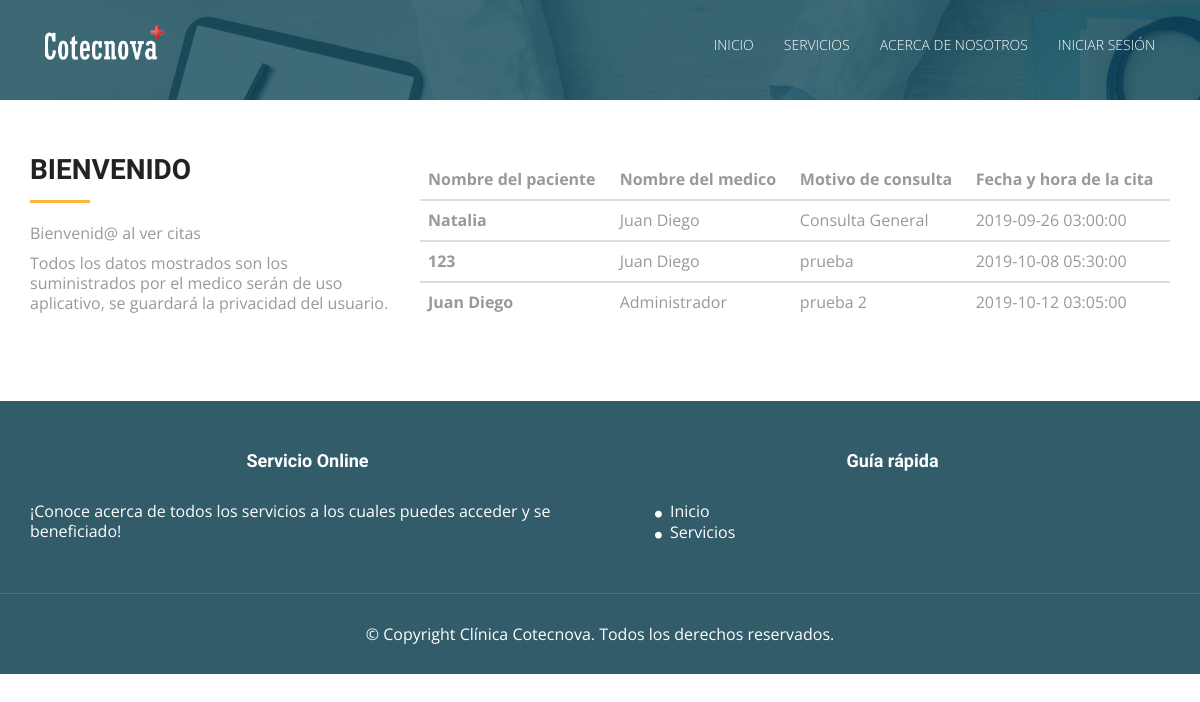
The page /ver_cita.php on the database its author committed.
### tables this page shows
CREATE TABLE IF NOT EXISTS `citas` (
  `id_cita` int(11) NOT NULL COMMENT 'clave primaria de la tabla cita',
  `fecha_hora` datetime NOT NULL COMMENT 'fecha de la cita (año-mes-dia)',
  `motivo_consulta` varchar(500) NOT NULL COMMENT 'motivo por el cual se pide la cita',
  `usuario_id` int(11) NOT NULL,
  `medico_id` int(11) NOT NULL
);

CREATE TABLE IF NOT EXISTS `usuarios` (
  `id_usuario` int(11) NOT NULL COMMENT 'Clave primaria de la tabla usuario',
  `numero_documento` varchar(30) NOT NULL COMMENT 'Numero de identificacion del documento de la persona',
  `nombre_completo` varchar(100) NOT NULL COMMENT 'nombre completo de la persona',
  `apellidos` varchar(100) NOT NULL COMMENT 'apellidos de la persona',
  `contrasena` varchar(150) NOT NULL COMMENT 'contraseña encriptadda por md5',
  `tipo_documento_id` int(11) NOT NULL,
  `estado_civil_id` int(11) NOT NULL,
  `departamento_id` int(11) NOT NULL,
  `ciudad_id` int(11) NOT NULL,
  `tipo_Usuario_id` int(11) NOT NULL,
  `estado` int(11) NOT NULL COMMENT 'estado para ver si esta eliminado el usuario. 1. activo 2.inactivo'
);

CREATE TABLE IF NOT EXISTS `medicos` (
  `id_medico` int(11) NOT NULL COMMENT 'Clave primaria de la tabla medico',
  `numero_documento` varchar(30) NOT NULL COMMENT 'Numero de identificacion del documento de la persona',
  `nombre_completo` varchar(100) NOT NULL COMMENT 'nombre completo de la persona',
  `apellidos` varchar(100) NOT NULL COMMENT 'apellidos de la persona',
  `contrasena` varchar(150) NOT NULL COMMENT 'contraseña encriptadda por md5',
  `tipo_documento_id` int(11) NOT NULL,
  `estado_civil_id` int(11) NOT NULL,
  `tipos_medicos_id` int(11) NOT NULL,
  `tipo_Usuario_id` int(11) NOT NULL,
  `estado` int(11) NOT NULL COMMENT 'estado para ver si esta eliminado el usuario. 1. activo 2.inactivo'
);

### Modelo/MySQL.php (called while the page is built, shortened)
<?php
class MySQL{
    private $hostname  = "127.0.0.1";
    private $user = "root";
    private $password = "";
    private $database = "clinica_cotecnova";
    private $conexion;
    public function conectar(){
        $this->conexion = mysqli_connect($this->hostname, $this->user, $this->password, $this->database);
    }
    public function efectuarConsulta($consulta){
        mysqli_query($this->conexion, "SET lc_time_names = 'es_ES'" );
        mysqli_query($this->conexion, "SET NAMES 'utf8'");
        mysqli_query($this->conexion, "SET CHARACTER 'utf8'");
       $this->resultadoConsulta = mysqli_query($this->conexion, $consulta);
        return $this->resultadoConsulta;
    }
}

### ver_cita.php (the view, shortened to what this page needs)
<?php
    require_once 'Modelo/MySQL.php';
    $mysql = new MySQL;
    $mysql->conectar();
    $consulta = $mysql->efectuarConsulta("SELECT clinica_cotecnova.usuarios.nombre_completo as paciente, clinica_cotecnova.medicos.nombre_completo as medico, clinica_cotecnova.citas.motivo_consulta, clinica_cotecnova.citas.fecha_hora from citas join usuarios  on clinica_cotecnova.citas.usuario_id = clinica_cotecnova.usuarios.id_usuario join medicos on clinica_cotecnova.citas.medico_id = clinica_cotecnova.medicos.id_medico");
?>
<!DOCTYPE html>
<html lang="en">
<head>
  <link rel="stylesheet" type="text/css" href="css/font-awesome.min.css">
  <link rel="stylesheet" type="text/css" href="css/bootstrap.min.css">
  <link rel="stylesheet" type="text/css" href="css/style.css">
  <link rel="stylesheet" type="text/css" href="css/style2.css">
</head>
<body id="myPage" data-spy="scroll" data-target=".navbar" data-offset="60">
  <div id="container">
  <div id="container">
  <?php
  include("header_index.php");
  ?>
  </div>
  <section id="service" class="section-padding">
    <div class="container">
      <div class="row">
        <div class="col-md-4 col-sm-4">
          <h2 class="ser-title">Bienvenido</h2>
          <hr class="botm-line">
          <p>Bienvenid@ al ver citas</p>
          <p>Todos los datos mostrados son los suministrados por el medico ser&aacute;n de uso aplicativo, se guardar&aacute; la privacidad del usuario.</p>
        </div>
        <div class="col-md-8 col-sm-8">
          <div class="card">
            <div class="card-body">
              <form class="form-horizontal form-material">
              <table class="table table-hover">
                  <thead>
                    <tr>
                      <th scope="col">Nombre del paciente</th>
                      <th scope="col">Nombre del medico</th>
                      <th scope="col">Motivo de consulta</th>
                      <th scope="col">Fecha y hora de la cita</th>
                    </tr>
                  </thead>
                  <?php
                    while ($resultado= mysqli_fetch_assoc($consulta)){
                  ?>
                  <tbody>
                    <tr>
                      <th scope="row"><?php echo $resultado['paciente'] ?></th>
                      <td><?php echo $resultado['medico'] ?></td>
                      <td><?php echo $resultado['motivo_consulta'] ?></td>
                      <td><?php echo $resultado['fecha_hora'] ?></td>
                    </tr>
                  </tbody>
                  <?php
                    }
                  ?>
                </table>
              </form>
            </div>
          </div>
        </div>
      </div>
    </div>
  </section>
  <div id="footer">
  <?php
  include("footer.php");
  ?>
  </div>
</body>
</html>

### css/style.css (style rules this page uses)
body { font-family: 'Open Sans', sans-serif; line-height: 20px; color: #999999; font-size: 300; font-size: 16px; }
table { border-collapse: collapse; border-spacing: 0; }
h1, h2, h3, h4, h5, h6 { font-family: 'Raleway', sans-serif; font-weight: 600; color: #222222; }
.section-padding { padding: 60px 0px; }
h2 { line-height: 20px; margin: 0; font-size: 28px; font-weight: 700; text-transform: uppercase; }
hr.botm-line { height: 3px; width: 60px; background: #ffb737; position: relative; border: 0; margin: 20px 0 20px 0; }
td { border: 0px solid #ededed; border-top: 1px solid rgba(216, 216, 216, 0.5); padding: 6px 10px 6px 0; }
#footer { background-color: #325C6A; }

### css/style2.css (style rules this page uses)
.card { margin-bottom: 20px; }

### rows shown on the page
citas: usuarios.nombre_completo "Natalia", medicos.nombre_completo "Juan Diego", motivo_consulta "Consulta General", fecha_hora "2019-09-26 03:00:00"
citas: usuarios.nombre_completo "123", medicos.nombre_completo "Juan Diego", motivo_consulta "prueba", fecha_hora "2019-10-08 05:30:00"
citas: usuarios.nombre_completo "Juan Diego", medicos.nombre_completo "Administrador", motivo_consulta "prueba 2", fecha_hora "2019-10-12 03:05:00"
